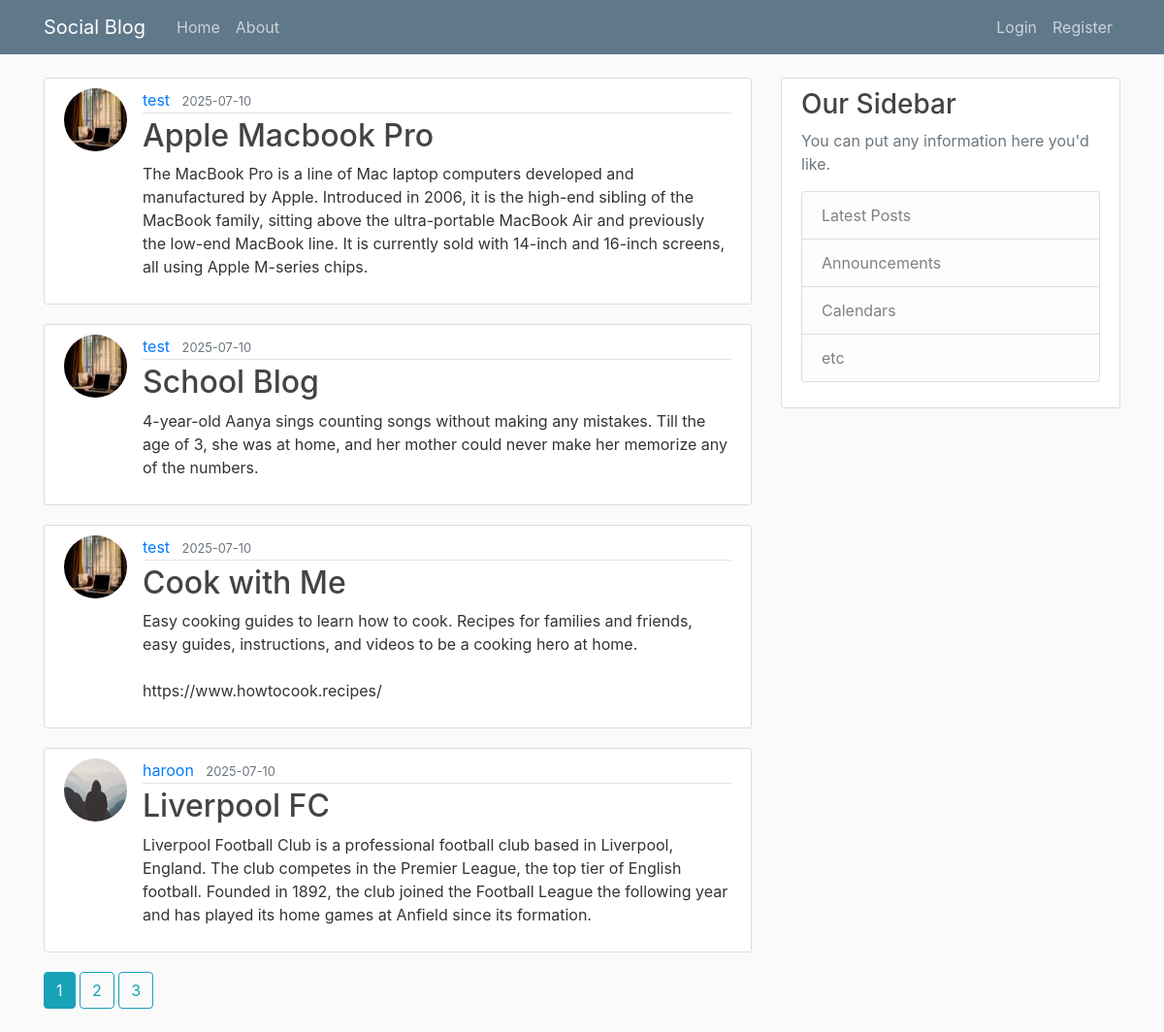
The page /home on the database its author committed.
### social_blog/models.py (models this page shows, shortened)
class Post(db.Model):
    id = db.Column(db.Integer, primary_key=True)
    title = db.Column(db.String(100), nullable=False)
    date_posted = db.Column(db.DateTime, nullable=False, default=datetime.utcnow)
    content = db.Column(db.Text, nullable=False)
    user_id = db.Column(db.Integer, db.ForeignKey('user.id'), nullable=False)

class User(db.Model, UserMixin):
    id = db.Column(db.Integer, primary_key=True)
    username = db.Column(db.String(20), unique=True, nullable=False)
    email = db.Column(db.String(120), unique=True, nullable=False)
    image_file = db.Column(db.String(20), nullable=False, default='default.jpg')
    password = db.Column(db.String(60), nullable=False)
    posts = db.relationship('Post', backref='author', lazy=True)

### social_blog/routes.py (the view)
@app.route('/')
@app.route('/home')
def home():
    page = request.args.get('page', 1, type=int)
    posts = Post.query.order_by(Post.date_posted.desc()).paginate(page=page, per_page=4)
    return render_template('home.html', posts = posts)

### social_blog/templates/home.html
{% extends "layout.html" %}
{% block content %}
    {% for post in posts.items%}
        <article class="media content-section">
            <img class="rounded-circle article-img" src="{{ url_for('static', filename='profile_pics/' + post.author.image_file) }}">
            <div class="media-body">
            <div class="article-metadata">
                <a class="mr-2" href="{{ url_for('user_posts', username=post.author.username) }}">{{ post.author.username }}</a>
                <small class="text-muted">{{ post.date_posted.strftime('%Y-%m-%d') }}</small>
            </div>
            <h2><a class="article-title" href="{{ url_for('post', post_id=post.id) }}">{{ post.title }}</a></h2>
            <p class="article-content">{{ post.content }}</p>
            </div>
        </article>
    {% endfor %}
    {% for page_num in posts.iter_pages(left_edge=1, right_edge=1, left_current=1, right_current=2) %}
      {% if page_num %}
        {% if posts.page == page_num %}
          <a class="btn btn-info mb-4" href="{{ url_for('home', page=page_num) }}">{{ page_num }}</a>
        {% else %}
          <a class="btn btn-outline-info mb-4" href="{{ url_for('home', page=page_num) }}">{{ page_num }}</a>
        {% endif %}
      {% else %}
        ...
      {% endif %}
    {% endfor %}
{% endblock content %}

### social_blog/static/main.css (style rules this page uses)
body { background: #fafafa; color: #333333; margin-top: 5rem; }
h1, h2, h3, h4, h5, h6 { color: #444444; }
.content-section { background: #ffffff; padding: 10px 20px; border: 1px solid #dddddd; border-radius: 3px; margin-bottom: 20px; }
.article-title { color: #444444; }
.article-content { white-space: pre-line; }
.article-img { height: 65px; width: 65px; margin-right: 16px; }
.article-metadata { padding-bottom: 1px; margin-bottom: 4px; border-bottom: 1px solid #e3e3e3 }

### rows shown on the page
Post: image_file (picture), author.username "test", date_posted "2025-07-10", title "Apple Macbook Pro", content "The MacBook Pro is a line of Mac laptop computers developed and manufactured by Apple. Introduced in 2006, it is the high-end sibling of the MacBook family, sitting above the ultra-portable MacBook Air and previously the low-end MacBook line. It is currently sold with 14-inch and 16-inch screens, all using Apple M-series chips."
Post: image_file (picture), author.username "test", date_posted "2025-07-10", title "School Blog", content "4-year-old Aanya sings counting songs without making any mistakes. Till the age of 3, she was at home, and her mother could never make her memorize any of the numbers."
Post: image_file (picture), author.username "test", date_posted "2025-07-10", title "Cook with Me", content "Easy cooking guides to learn how to cook. Recipes for families and friends, easy guides, instructions, and videos to be a cooking hero at home. https://www.howtocook.recipes/"
Post: image_file (placeholder picture), author.username "haroon", date_posted "2025-07-10", title "Liverpool FC", content "Liverpool Football Club is a professional football club based in Liverpool, England. The club competes in the Premier League, the top tier of English football. Founded in 1892, the club joined the Football League the following year and has played its home games at Anfield since its formation."

### other values the page prints
{{ page_num }} "1"
{{ page_num }} "2" "3"
